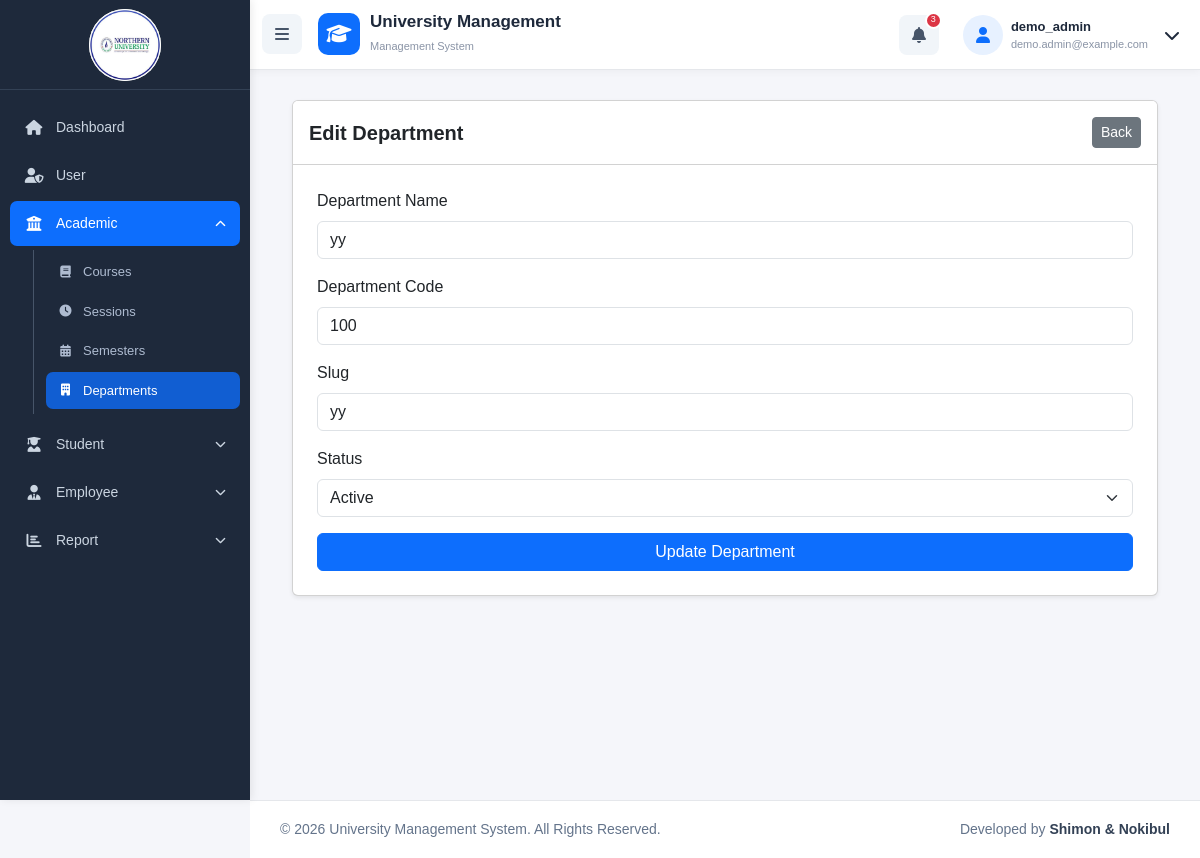
Screenshot of /departments/edit.php?id=6 (signed in) with the database file from the repository.
### tables this page shows
CREATE TABLE `department` (
  `id` int UNSIGNED NOT NULL,
  `department_name` varchar(150) NOT NULL,
  `department_code` varchar(50) NOT NULL,
  `slug` varchar(150) NOT NULL,
  `status` tinyint(1) NOT NULL DEFAULT '1' COMMENT '1=Active, 0=Inactive',
  `created_at` timestamp NULL DEFAULT CURRENT_TIMESTAMP,
  `updated_at` timestamp NULL DEFAULT CURRENT_TIMESTAMP ON UPDATE CURRENT_TIMESTAMP
);

### departments/edit.php (the view, shortened to what this page needs)
<?php
require_once "../config/database.php";
$id = isset($_GET['id']) ? (int)$_GET['id'] : 0;
$stmt_select = mysqli_prepare($conn, "SELECT * FROM department WHERE id = ?");
mysqli_stmt_bind_param($stmt_select, "i", $id);
mysqli_stmt_execute($stmt_select);
$result = mysqli_stmt_get_result($stmt_select);
$department = mysqli_fetch_assoc($result);
require_once __DIR__ . '/../includes/header.php';
require_once __DIR__ . '/../includes/navbar.php';
?>
    <div class="main-content">
        <div class="container-fluid">
            <div class="card shadow-sm">
                <div class="card-header bg-white d-flex justify-content-between align-items-center py-3">
                    <h5 class="mb-0 fw-bold">Edit Department</h5>
                    <a href="index.php" class="btn btn-secondary btn-sm">Back</a>
                </div>
                <div class="card-body p-4">
                    <form action="edit.php?id=<?= $id ?>" method="post"><?= csrf_field() ?>
                        <div class="mb-3">
                            <label class="form-label">Department Name</label>
                            <input type="text" class="form-control" id="department_name" name="department_name" value="<?= htmlspecialchars($department['department_name']) ?>" required>
                        </div>
                        <div class="mb-3">
                            <label class="form-label">Department Code</label>
                            <input type="text" class="form-control" name="department_code" value="<?= htmlspecialchars($department['department_code']) ?>" required>
                        </div>
                        <div class="mb-3">
                            <label class="form-label">Slug</label>
                            <input type="text" class="form-control" id="slug" name="slug" value="<?= htmlspecialchars($department['slug']) ?>" required>
                        </div>
                        <div class="mb-3">
                            <label class="form-label">Status</label>
                            <select name="status" class="form-select">
                                <option value="1" <?= $department['status'] == 1 ? 'selected' : '' ?>>Active</option>
                            </select>
                        </div>
                        <div class="d-grid">
                            <button type="submit" name="submit" class="btn btn-primary">Update Department</button>
                        </div>
                    </form>
                </div>
            </div>
        </div>
    </div>
<?php require_once __DIR__ . '/../includes/footer.php'; ?>

### css/style.css (style rules this page uses)
* { box-sizing: border-box; }
body { margin: 0; background: #f5f6fa; font-family: Arial, sans-serif; min-height: 100vh; color: #1e293b; }
.main-content { margin-left: 250px; padding: 30px; padding-top: 100px; min-height: 100vh; box-sizing: border-box; }

### rows the page displays
department: department_name "yy", department_code "100", slug "yy", status "Active"

### other values shown
$_SESSION['username'] "demo_admin"
$_SESSION['user_email'] "demo.admin@example.com"
